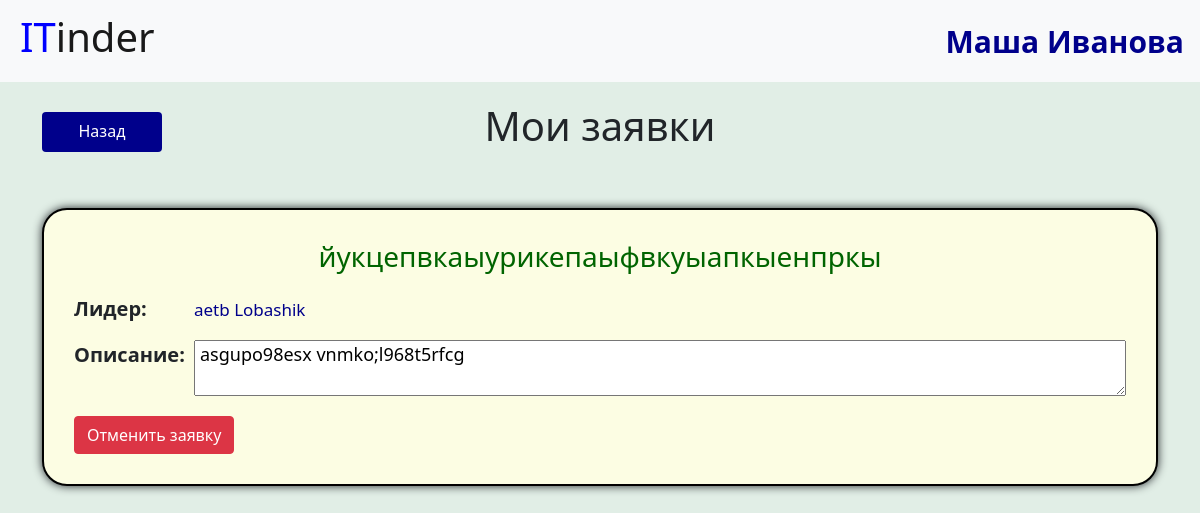
Screenshot of /my_applications (signed in) with the database file from the repository.
### data/users.py (models this page shows, shortened)
class User(SqlAlchemyBase, UserMixin, SerializerMixin):
    __tablename__ = 'users'
    id = sqlalchemy.Column(sqlalchemy.Integer,
                           primary_key=True, autoincrement=True)
    name = sqlalchemy.Column(sqlalchemy.String, nullable=True)
    surname = sqlalchemy.Column(sqlalchemy.String, nullable=True)
    about = sqlalchemy.Column(sqlalchemy.String, nullable=True)
    email = sqlalchemy.Column(sqlalchemy.String,
                              index=True, unique=True, nullable=True)
    age = sqlalchemy.Column(sqlalchemy.Integer, nullable=True)
    hashed_password = sqlalchemy.Column(sqlalchemy.String, nullable=True)
    created_date = sqlalchemy.Column(sqlalchemy.DateTime,
                                     default=datetime.datetime.now)
    project = orm.relation("Projects", back_populates='leader')
    projects = orm.relation('Projects',
                            secondary='users_to_projects',
                            backref='users')

### data/projects.py (models this page shows)
class Projects(SqlAlchemyBase, SerializerMixin):
    __tablename__ = 'projects'
    id = sqlalchemy.Column(sqlalchemy.Integer, primary_key=True,
                           autoincrement=True)
    title = sqlalchemy.Column(sqlalchemy.String, nullable=True)
    team_lead = sqlalchemy.Column(sqlalchemy.Integer,
                                  sqlalchemy.ForeignKey('users.id'))
    count = sqlalchemy.Column(sqlalchemy.Integer, nullable=True)
    created_date = sqlalchemy.Column(sqlalchemy.DateTime,
                                     default=datetime.datetime.now)
    about = sqlalchemy.Column(sqlalchemy.String, nullable=True)
    active = sqlalchemy.Column(sqlalchemy.Boolean, default=True)
    leader = orm.relation('User')
    applications = orm.relation('User',
                                secondary='projects_applications',
                                backref='applications')

### main.py (the view)
@app.route('/my_applications')
@login_required
def my_applications():
    projects = current_user.applications
    return render_template('my_applications.html', title='Отправленные заявки', projects=projects)

### main.py (called while the page is built)
@login_manager.user_loader
def load_user(user_id):
    global db_sess
    return db_sess.query(User).get(user_id)

### templates/my_applications.html
{% extends "base.html" %}
{% block content %}
    <div class="grid profile">
    <a class="btn cansel grid" href="/persona/{{ current_user.id }}">Назад</a>
    <h1 class="text-center grid profile">Мои заявки</h1>
    </div>
    {% for item in projects%}
        <div class='block'>
            <h3 class="text-center title">{{ item.title }}</h3>
            <div class="text-about">
            <p class="about-title text-title">Описание:</p>
            {% if item.about %}
                <textarea class="about content" readonly>{{ item.about }}</textarea>
            {% else %}
                <textarea class="about content" style="color: rgb(189, 189, 189)" readonly>Нет</textarea>
            {% endif %}
            <p class="leader-title text-title">Лидер:</p>
            <p class="leader content"><a href='/persona/{{ item.team_lead }}'>{{ item.leader.surname }} {{ item.leader.name }}</a></p>
            </div>
            <a class="btn btn-danger cansel-application" href="/cansel/{{ item.id }}">Отменить заявку</a>
        </div>
    {% endfor %}
{% endblock %}

### templates/base.html (shortened to what this page needs)
<!doctype html>
    <html lang="en">
    <head>
        <link rel="stylesheet"
        href="https://cdn.jsdelivr.net/npm/bootstrap@5.0.0-beta1/dist/css/bootstrap.min.css"
>
        <link rel="stylesheet" type="text/css" href="{{url_for('static', filename='css/style.css')}}" />
</head>
<body>
<header>
    <nav class="navbar navbar-light bg-light">
        <h1 class="navbar-brand"><span class="head">IT</span>inder</h1>
        {% if current_user.is_authenticated %}
            <a class="navbar-brand user" href="/persona/{{ current_user.id }}">{{ current_user.name }} {{current_user.surname}}</a>
        {% else %}
            <p class="sign">
                <a class="btn btn-primary " href="/register">Зарегистрироваться</a>
                <a class="btn btn-success" href="/login">Войти</a>
            </p>
        {% endif %}
    </nav>
</header>
<main role="main" class="container">
    {% block content %}{% endblock %}
</main>
</body>
</html>

### static/css/style.css (style rules this page uses)
span.head { color:blue }
h1.navbar-brand { margin-left: 20px; font-size: 40px; }
a.navbar-brand.user { font-size: 30px; color: darkblue; font-weight: bold; }
div.block { border: black solid 2px; border-radius: 25px; background-color: rgb(252, 253, 227); margin: 20px 0px; padding: 30px; box-shadow: 0 0 10px; }
div.grid { display: grid; grid-template-columns: 300px auto; column-gap: 20px; margin-top: 20px; }
h1.grid { grid-column: 2 / 3; grid-row: 1 / 2; }
body { background-color: rgb(225, 238, 230); }
h3.title { color: darkgreen; margin-bottom: 20px; }
p.about-title { grid-row: 1/ 2; }
textarea.about { grid-row: 1 / 2; font-size: 18px; padding: 0 5px; margin-top: 0px; margin-bottom: 10px; }
div.text-about { display: grid; grid-template-columns: 120px auto; }
p.text-title { grid-column: 1 / 2; font-size: 20px; font-weight: bold; }
p.leader-title { grid-row: 2 / 3; }
p.leader { grid-row: 2 / 3; }
.content { grid-column: 2 / 3; font-size: 17px; margin-top: 3px; }
p.leader > a, a.name { color: darkblue; text-decoration: none; font-size: 17px; }
a.btn.application, a.btn.cansel { background-color: darkblue; color: white; }
a.btn.cansel { grid-column: 1 / 2; grid-row: 1 / 2; max-height: 40px; margin-top: 10px; }
div.profile { grid-template-columns: 120px auto; margin-bottom: 50px; }
h1.profile { margin-right: 140px; }
p.about-title, textarea.about { grid-row: 5 / 6; }
a.cansel-application { margin-top: 10px; }
textarea.about { cursor: default; }

### rows the page displays
User: name "Маша", surname "Иванова"
Projects: title "йукцепвкаыурикепаыфвкуыапкыенпркы", about "asgupo98esx vnmko;l968t5rfcg", leader.surname "aetb", leader.name "Lobashik"
